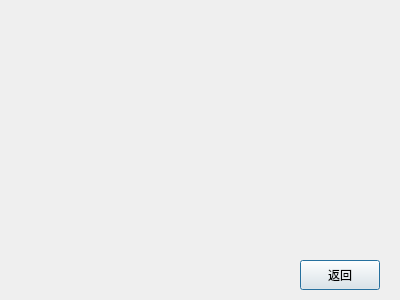
<?xml version="1.0" encoding="UTF-8"?>
<ui version="4.0">
 <class>GoalDetection_Dialog</class>
 <widget class="QDialog" name="GoalDetection_Dialog">
  <property name="geometry">
   <rect>
    <x>0</x>
    <y>0</y>
    <width>400</width>
    <height>300</height>
   </rect>
  </property>
  <property name="windowTitle">
   <string>Dialog</string>
  </property>
  <widget class="QPushButton" name="returnBtn">
   <property name="geometry">
    <rect>
     <x>300</x>
     <y>260</y>
     <width>80</width>
     <height>30</height>
    </rect>
   </property>
   <property name="text">
    <string>返回</string>
   </property>
  </widget>
 </widget>
 <resources/>
 <connections/>
</ui>
